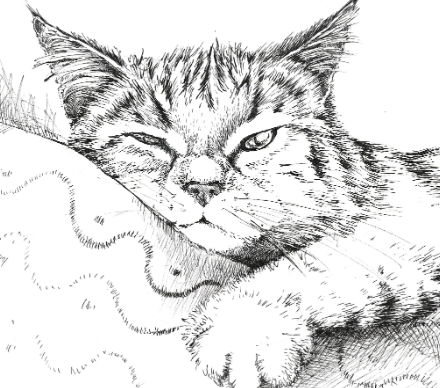
#> input picture bulk/image2.png, 440 x 388 px
$ python AutoDraw.py
#> lines starting #> are read from the running program, lines starting #| are printed output that depends on the picture; after the words box and inside, x2 and y2 are one past the last pixel; in counts of white or black regions, pixels touching at a corner belong together
# packages
import os
import cv2
import pyautogui as pg
import time

# uncomment the lines below and give the paint path
# paint_path = "C:/Users/Archie/..."
# os.startfile(paint_path)

# coordinates of where to start drawing (change if needed!)
x_start = 300
y_start = 300

originalImage = cv2.imread('./bulk/image2.png')
#> originalImage is the input picture: shape (388, 440, 3); mean B, G, R 222.6, 222.8, 222.9

# convert image to grayscale
grayImage = cv2.cvtColor(originalImage, cv2.COLOR_BGR2GRAY)

# convert image to black and white
(thresh, blackAndWhiteImage) = cv2.threshold(grayImage, 127, 255, cv2.THRESH_BINARY)
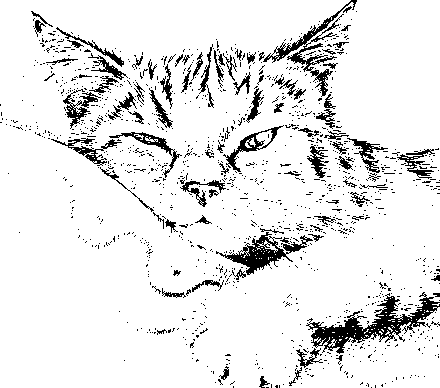
#> blackAndWhiteImage: shape (388, 440); 90.4% white; 1263 black regions (1175 under 20 px), largest, box (x1, y1, x2, y2) and area: (306, 292, 440, 354) 2387, (263, 0, 357, 97) 1253, (216, 232, 313, 275) 1207

# loop over pixel rows
for y in range(len(blackAndWhiteImage)):
    # init row
    row = blackAndWhiteImage[y]
    # put mouse mointer into initial position
    pg.moveTo(x_start, y_start)
    # loop over pixel cols
    for x in range(len(row)):
        if row[x] == 0:
                # draw pixel!
            pg.click(x_start + x, y_start + y, _pause=False)

            # animation speed
            time.sleep(0.0001)

$ run again, with bulk/image1.png copied over bulk/image2.png
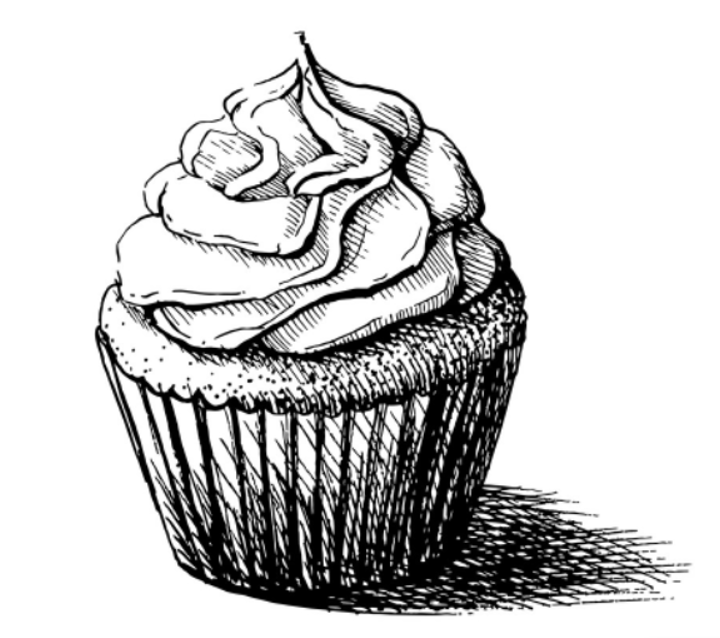
#> input picture bulk/image1.png, 720 x 638 px
#> originalImage is the input picture: shape (638, 720, 3); mean B, G, R 203.5, 203.5, 203.5
#> `(thresh, blackAndWhiteImage) = cv2.threshold(grayImage, 127, 255, cv2...`:
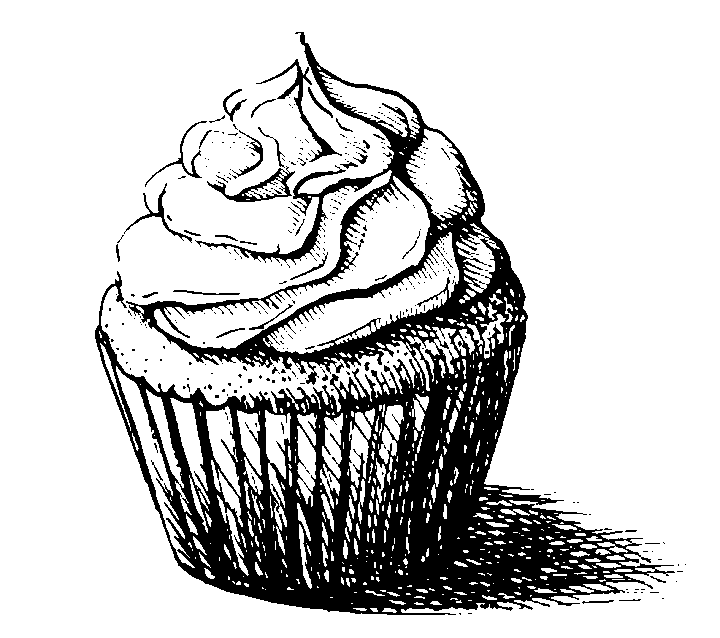
#> blackAndWhiteImage: shape (638, 720); 79.8% white; 366 black regions (329 under 20 px), largest, box (x1, y1, x2, y2) and area: (95, 32, 675, 615) 87237, (256, 59, 342, 162) 903, (207, 166, 295, 202) 751
